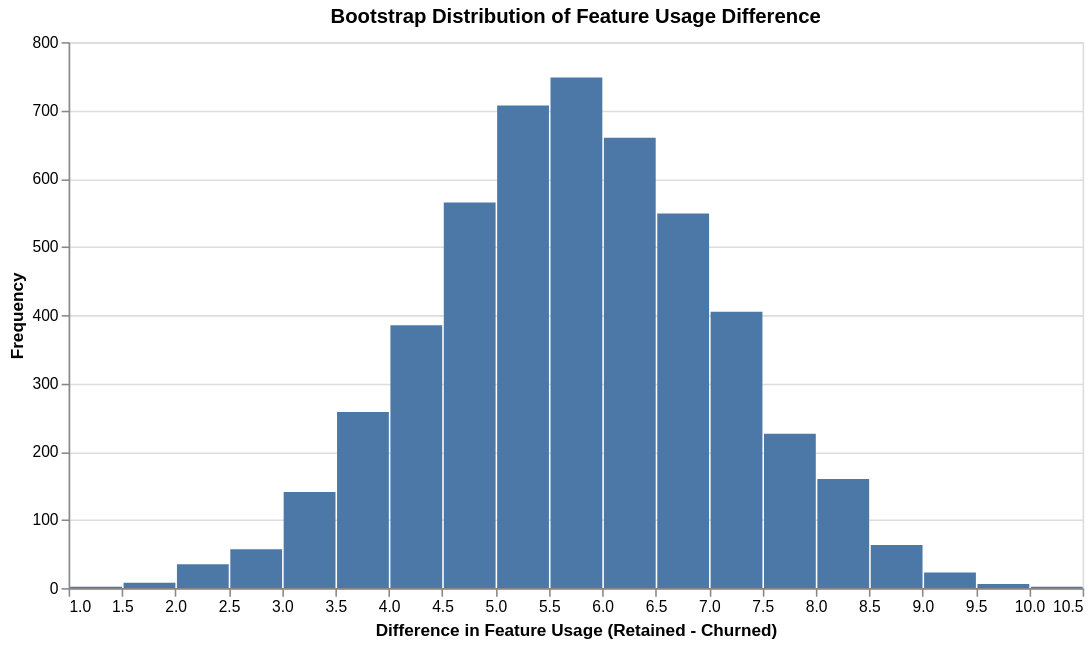

Notebook cell for this chart:
### Markdown cell above
Cell 9 : Step 3 — Visualization of Bootstrap Distribution

### Code cell
boot_df = pd.DataFrame({"difference": boot_diffs})

boot_chart = alt.Chart(boot_df).mark_bar().encode(
    x=alt.X("difference:Q", bin=alt.Bin(maxbins=40), title="Difference in Feature Usage (Retained - Churned)"),
    y=alt.Y("count()", title="Frequency")
).properties(
    title="Bootstrap Distribution of Feature Usage Difference",
    width=650,
    height=350
)

boot_chart

### Figure 1 — Vega-Lite specification as saved in the notebook (floating-point values rounded to 4 significant figures; data arrays with more than 128 entries replaced by an {"elided": "..."} marker saying what was removed)
{"config": {"view": {"continuousWidth": 300, "continuousHeight": 300}}, "data": {"name": "data-4e6ff312f27c6688a66f0a93d04cc559"}, "mark": {"type": "bar"}, "encoding": {"x": {"bin": {"maxbins": 40}, "field": "difference", "title": "Difference in Feature Usage (Retained - Churned)", "type": "quantitative"}, "y": {"aggregate": "count", "title": "Frequency", "type": "quantitative"}}, "height": 350, "title": "Bootstrap Distribution of Feature Usage Difference", "width": 650, "$schema": "https://vega.github.io/schema/vega-lite/v5.20.1.json", "datasets": {"data-4e6ff312f27c6688a66f0a93d04cc559": {"elided": "5000 records"}}}
